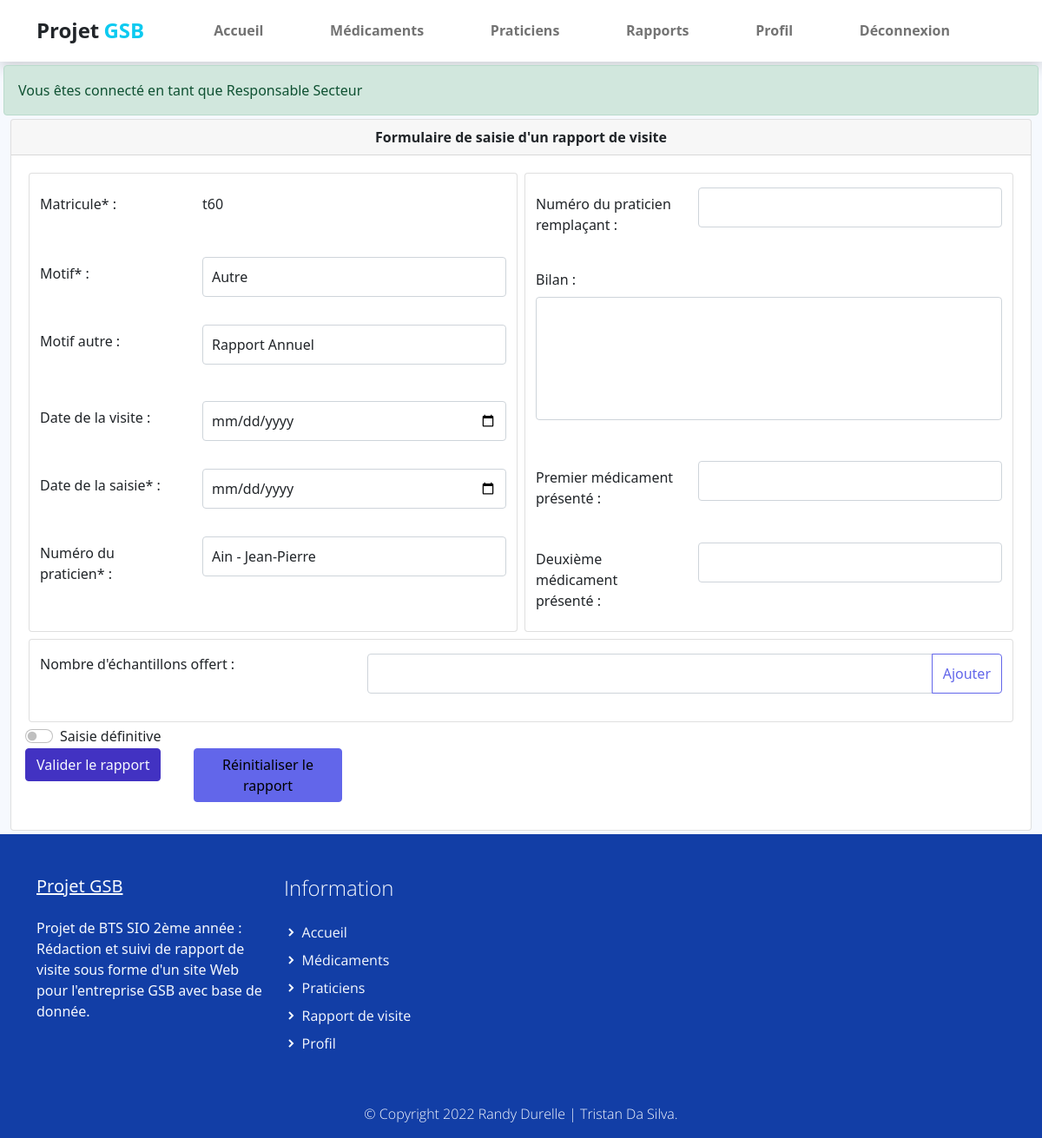
The page /index.php?uc=rapports&action=terminerRapport&idR=7 (signed in) on the database as committed earlier.
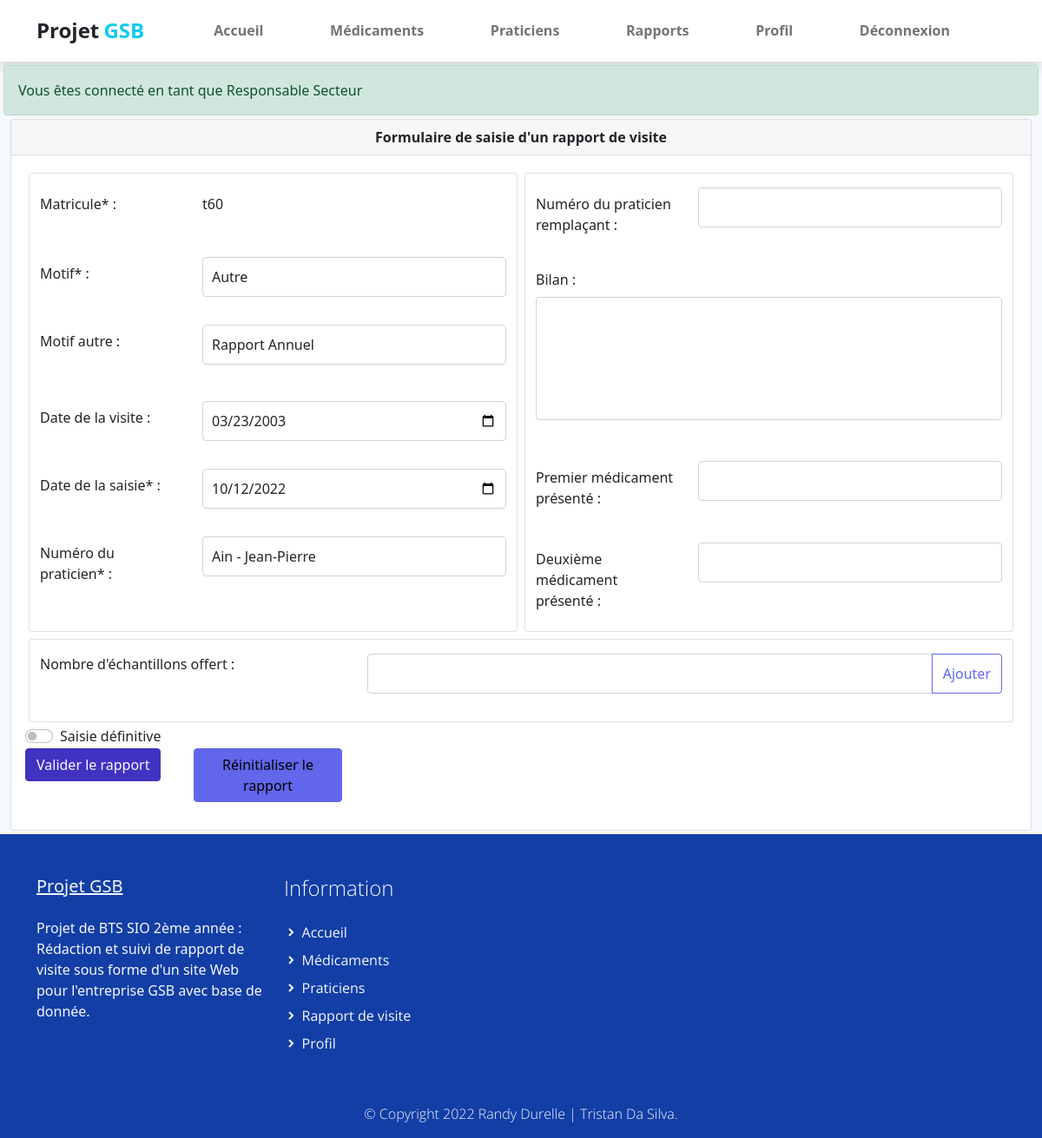
The same page on the database as committed later.
### tables this page shows
CREATE TABLE IF NOT EXISTS `rapport_visite` (
  `COL_MATRICULE` varchar(10) NOT NULL,
  `RAP_NUM` int(11) NOT NULL,
  `PRA_NUM` int(11) NOT NULL,
  `RAP_DATEVISITE` date DEFAULT NULL,
  `RAP_BILAN` varchar(255) DEFAULT NULL,
  `RAP_MOTIFAUTRE` varchar(255) DEFAULT NULL,
  `RAP_DATESAISIE` date NOT NULL,
  `MOT_ID` int(11) NOT NULL,
  `PRA_NUM_REMP` int(11) DEFAULT NULL,
  `MED_DEPOTLEGAL_1` varchar(10) DEFAULT NULL,
  `MED_DEPOTLEGAL_2` varchar(10) DEFAULT NULL,
  `STATUS` char(1) NOT NULL,
  PRIMARY KEY (`COL_MATRICULE`,`RAP_NUM`),
  KEY `PRA_NUM` (`PRA_NUM`),
  KEY `COL_MATRICULE` (`COL_MATRICULE`),
  KEY `FK_rapport_visite_praticien_remp` (`PRA_NUM_REMP`),
  KEY `FK_rapport_visite_medicament` (`MED_DEPOTLEGAL_1`),
  KEY `FK_rapport_visite_medicament2` (`MED_DEPOTLEGAL_2`),
  KEY `FK_rapport_visite_motif` (`MOT_ID`)
);

### modele/rapport.modele.inc.php (called while the page is built, shortened)
<?php
function getMotifs()
{
    try {
        $monPdo=connexionPDO();
        $req = 'SELECT MOT_ID, MOT_LIBELLE FROM motifs';
        $res = $monPdo->query($req);
        $motifs = $res->fetchAll(PDO::FETCH_ASSOC);
        return $motifs;
    }
    catch(PDOException $e)
    {
        print "Erreur !: " . $e->getMessage();
        die();
    }
}
function getRapportVisiteById(int $idR)
{
    try{
        $monPdo=connexionPDO();
        $ch='SELECT RAP_NUM, p.PRA_NOM, RAP_DATEVISITE, RAP_BILAN, RAP_MOTIFAUTRE, RAP_DATESAISIE, m.MOT_LIBELLE, med1.MED_NOMCOMMERCIAL as medicament1, med2.MED_NOMCOMMERCIAL as medicament2 FROM rapport_visite r
        INNER JOIN praticien p
        ON r.PRA_NUM=p.PRA_NUM
        INNER JOIN motifs m
        ON r.MOT_ID = m.MOT_ID
        LEFT JOIN medicament med1
        ON r.MED_DEPOTLEGAL_1 = med1.MED_DEPOTLEGAL
        LEFT JOIN medicament med2
        ON r.MED_DEPOTLEGAL_2 = med2.MED_DEPOTLEGAL
        WHERE RAP_NUM = :id';
        $req=$monPdo->prepare($ch);
        $req->bindValue(':id',$idR,PDO::PARAM_INT);
        $req->execute();
        $res=$req->fetch(PDO::FETCH_ASSOC);
        return $res;
    }
    catch (PDOException $e){
        print "Erreur !: " . $e->getMessage();
        die();
    }
}
?>

### modele/praticien.modele.inc.php (called while the page is built, shortened)
<?php
    function getAllNomPraticien(){
        try{
            $monPdo=connexionPDO();
            $req='SELECT PRA_NUM, PRA_NOM, PRA_PRENOM FROM praticien';
            $res =$monPdo->query($req);
            $result=$res->fetchAll();
            return $result;
        }
        catch (PDOException $e)
        {
            print "Erreur !: " . $e->getMessage();
            die();
        }
    }
?>

### modele/medicament.modele.inc.php (called while the page is built, shortened)
<?php
    function getAllNomMedicament(){
        try{
            $monPdo = connexionPDO();
            $req = 'SELECT MED_DEPOTLEGAL, MED_NOMCOMMERCIAL FROM medicament ORDER BY MED_NOMCOMMERCIAL';
            $res = $monPdo->query($req);
            $result = $res->fetchAll();
            return $result;
        }
        catch (PDOException $e){
            print "Erreur !: " . $e->getMessage();
            die();
        }
    }
?>

### vues/v_terminerRapport.php (the view, shortened to what the changed rows need)
<div class="container-fluid">
    <div class="card mb-1">
        <div class="card-header text-center fw-bold">
            Formulaire de saisie d'un rapport de visite
        </div>
        <form action="index.php?uc=rapports&action=choixRapp" method="POST">
            <div class="card-body">
                <div class="row justify-content-center gap-2 m-1">
                    <div class="card col">
                        <div class="mb-3 row mt-3">
                            <label for="matricule" class="col-sm-4 col-form-label">Matricule* :</label>
                            <div class="col-sm-8">
                                <input type="text" class="form-control-plaintext" name="matricule" id="matricule" value="<?= $matricule ?>" readonly>
                            </div>
                        </div>
                        <div class="mb-3 row mt-3">
                            <label for="motif1" class="col-sm-4 col-form-label">Motif* :</label>
                            <div class="col-sm-8">
                                <select class="form-control" onchange="testMotifAutre(this.value)" required>
                                    <?php
                                    foreach ($motifs as $motif) {
                                        if ($motif['MOT_LIBELLE'] == $rapport['MOT_LIBELLE']){
                                    ?>
                                        <option selected value="<?= $motif['MOT_ID'] ?>"><?= $motif['MOT_LIBELLE'] ?></option>
                                        <?php } else { ?>
                                        <option value="<?= $motif['MOT_ID'] ?>"><?= $motif['MOT_LIBELLE'] ?></option>
                                        <?php } ?>
                                    <?php } ?>
                                </select>
                            </div>
                        </div>
                        <?php if ($rapport['MOT_LIBELLE'] == "Autre") {?>
                        <div class="mb-3 row mt-3" id="divMotif2" >
                            <label for="motif2" class="col-sm-4 col-form-label">Motif autre :</label>
                            <div class="col-sm-8">
                                <input type="text" class="form-control" name="motif2" value="<?= $rapport['RAP_MOTIFAUTRE'] ?>" id="motif2" required>
                            </div>
                        </div>
                        <?php } ?>
                        <div class="mb-3 row mt-3">
                            <label for="dateVisite" class="col-sm-4 col-form-label">Date de la visite :</label>
                            <div class="col-sm-8">
                                <input type="date" class="form-control" name="dateVisite" value="<?= $rapport['RAP_DATEVISITE'] ?>" id="dateVisite">
                            </div>
                        </div>
                        <div class="mb-3 row mt-3">
                            <label for="dateSaisie" class="col-sm-4 col-form-label">Date de la saisie* :</label>
                            <div class="col-sm-8">
                                <input type="date" class="form-control" name="dateSaisie" value="<?= $rapport['RAP_DATESAISIE'] ?>" id="dateSaisie" required>
                            </div>
                        </div>
                        <div class="mb-3 row mt-3">
                            <label for="praticien" class="col-sm-4 col-form-label">Numéro du praticien* :</label>
                            <div class="col-sm-8">
                                <select class="form-control" required>
                                    <?php
                                    foreach ($praticiens as $praticien) {
                                        if ($praticien['PRA_NOM'] == $rapport['PRA_NOM']){
                                    ?>
                                        <option selected value="<?= $praticien['PRA_NUM'] ?>"><?= $praticien['PRA_NOM'] . " - " . $praticien['PRA_PRENOM'] ?></option>
                                        <?php } else { ?>
                                        <option value="<?= $praticien['PRA_NUM'] ?>"><?= $praticien['PRA_NOM'] . " - " . $praticien['PRA_PRENOM'] ?></option>
                                        <?php } ?>
                                    <?php } ?>
                                </select>
                            </div>
                        </div>
                    </div>
                    <div class="card col">
                        <div class="mb-3 row mt-3">
                            <label for="praticienRemp" class="col-sm-4 col-form-label">Numéro du praticien remplaçant :</label>
                            <div class="col-sm-8">
                                <select class="form-control">
                                    <option hidden></option>
                                    <?php
                                    foreach ($praticiens as $praticien) {
                                    ?>
                                        <option value="<?= $praticien['PRA_NUM'] ?>"><?= $praticien['PRA_NOM'] . " - " . $praticien['PRA_PRENOM'] ?></option>
                                    <?php
                                    }
                                    ?>
                                </select>
                            </div>
                        </div>
                        <div class="mb-3 row mt-3">
                            <label for="bilan" class="form-label">Bilan :</label>
                            <div class="col-sm-12">
                                <textarea class="form-control" id="bilan" name="bilan" value="<?= $rapport['RAP_BILAN'] ?>" rows="5"></textarea>
                            </div>
                        </div>
                        <div class="mb-3 row mt-3">
                            <label for="med11" class="col-sm-4 col-form-label">Premier médicament présenté :</label>
                            <div class="col-sm-8">
                                <select class="form-control">
                                    <option hidden></option>
                                    <?php
                                    foreach ($medicaments as $medicament) {
                                        if ($medicament['MED_NOMCOMMERCIAL'] == $rapport['medicament1']){
                                    ?>
                                            <option selected value="<?= $medicament['MED_DEPOTLEGAL'] ?>"><?= $medicament['MED_NOMCOMMERCIAL'] ?></option>
                                        <?php } else { ?>
                                            <option value="<?= $medicament['MED_DEPOTLEGAL'] ?>"><?= $medicament['MED_NOMCOMMERCIAL'] ?> </option>
                                        <?php } ?>
                                    <?php } ?>
                                </select>
                            </div>
                        </div>
                        <div class="mb-3 row mt-3">
                            <label for="med2" class="col-sm-4 col-form-label">Deuxième médicament présenté :</label>
                            <div class="col-sm-8">
                                <select class="form-control">
                                    <option hidden></option>
                                    <?php
                                    foreach ($medicaments as $medicament) {
                                        if ($medicament['MED_NOMCOMMERCIAL'] == $rapport['medicament2']){
                                    ?>
                                            <option selected value="<?= $medicament['MED_DEPOTLEGAL'] ?>"><?= $medicament['MED_NOMCOMMERCIAL'] ?></option>
                                        <?php } else { ?>
                                            <option value="<?= $medicament['MED_DEPOTLEGAL'] ?>"><?= $medicament['MED_NOMCOMMERCIAL'] ?> </option>
                                        <?php } ?>
                                    <?php } ?>
                                </select>
                            </div>
                        </div>
                    </div>
                    <div class="card">
                        <div class="mb-3 row mt-3">
                            <label for="echantillons" class=" col-sm-4 form-label">Nombre d'échantillons offert :</label>
                            <div class="col-sm-8">
                                <div class="input-group mb-3">
                                    <input type="number" class="form-control" id="echantillons" name="echantillons" aria-describedby="buttonAdd" min="0" max="10">
                                    <button class="btn btn-outline-secondary" type="button" id="buttonAdd" onclick="discoverEchs(echantillons.value)">Ajouter</button>
                                </div>
                            </div>
                        </div>
                    </div>
                </div>
                <div class="form-check form-switch">
                    <input class="form-check-input" name="checkSaisie" type="checkbox" role="switch" id="switchSaisie">
                    <label class="form-check-label" for="switchSaisie">Saisie définitive</label>
                </div>
                <div class="row justify-content-start">
                    <div class="col-2">
                        <button type="submit" class="btn btn-primary">Valider le rapport</button>
                    </div>
                    <div class="col-2">
                        <button type="reset" class="btn btn-secondary">Réinitialiser le rapport</button>
                    </div>
                </div>
            </div>
        </form>
    </div>
</div>

Rows that differ between the two databases and show on the page:
changed rapport_visite "Rapport Annuel": dateVisite (not shown) → "03/23/2003"; dateSaisie (not shown) → "10/12/2022"
